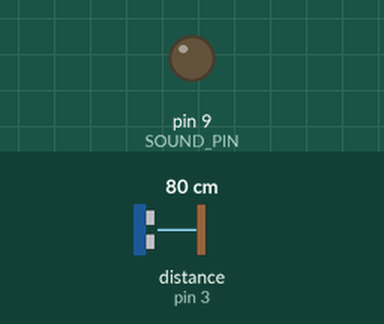
Recording of a sketch running on a simulated Arduino Uno, built with avr-gcc and run on an emulated ATmega328P. On the bench: output pins drawn as LEDs (lit = HIGH). The test bench sets the inputs (shaded band); at power-on: distance to the obstacle (sensor on pin 3) 80 cm. The echo pulse lasts 58.3 µs per cm.

Above: at 1.2 s.
1.3 s: distance to the obstacle (sensor on pin 3) set to 12 cm
2.8 s: distance to the obstacle (sensor on pin 3) set to 9 cm
At 3.8 s:
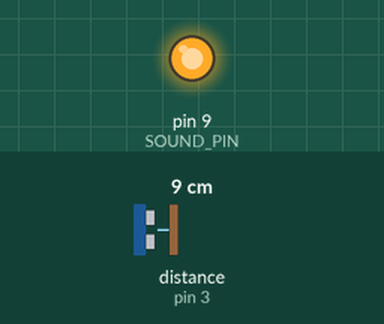
5.8 s: distance to the obstacle (sensor on pin 3) set to 18 cm
At 6.1 s:
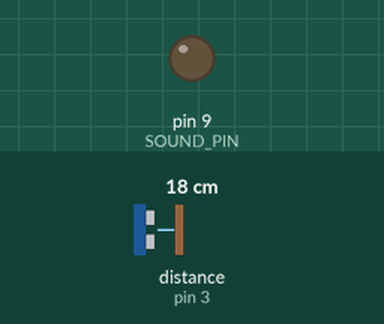
7.3 s: distance to the obstacle (sensor on pin 3) set to 2 cm
At 8.4 s:
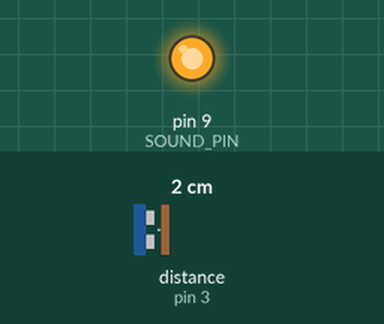
Timing chart, 0 to 9.8 s (numbered marks = the images above; inputs shaded):
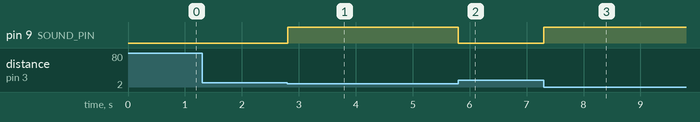

The sketch:

Blindr.ino
```cpp
#include <NewPing.h>
#include <SoftwareSerial.h>

#define TRIGGER_PIN 2 // Arduino pin tied to trigger pin on the ultrasonic sensor.
#define ECHO_PIN 3    // Arduino pin tied to echo pin on the ultrasonic sensor.

#define BLUETOOTH_RX 7
#define BLUETOOTH_TX 8

#define SOUND_PIN 9

// Initialize the ultrasonic sensor
NewPing sonar(TRIGGER_PIN, ECHO_PIN, 2000); // Trigger pin, Echo pin, max distance in cm
SoftwareSerial bluetooth(BLUETOOTH_RX, BLUETOOTH_TX);

void setup() {
  pinMode(SOUND_PIN, OUTPUT);

  Serial.begin(9600);
  bluetooth.begin(9600);
}


void loop() {
  // Read distance from the sensor
  int distance = sonar.ping_cm();

  // Sound when there's an obstacle closer than 10 cm
  if (distance != 0 and distance <= 10){
    digitalWrite(SOUND_PIN, HIGH);
  } else {
    digitalWrite(SOUND_PIN, LOW);
  }

  // Check for Bluetooth commands
  if (bluetooth.available()) {
    Serial.println("Bluetooth command received");
    char command = bluetooth.read();
    Serial.println(command);
  }
}
```

Measured:
- the behaviour switches between 11 and 10 cm on distance to the obstacle (sensor on pin 3) (found by bisection; images 0 and 1)
- after the input at 1.3 s, every drawn part: stays the same
- after the input at 2.8 s, pin 9 (SOUND_PIN): LOW → HIGH at once
- after the input at 5.8 s, pin 9 (SOUND_PIN): HIGH → LOW at once
- after the input at 7.3 s, pin 9 (SOUND_PIN): LOW → HIGH at once
